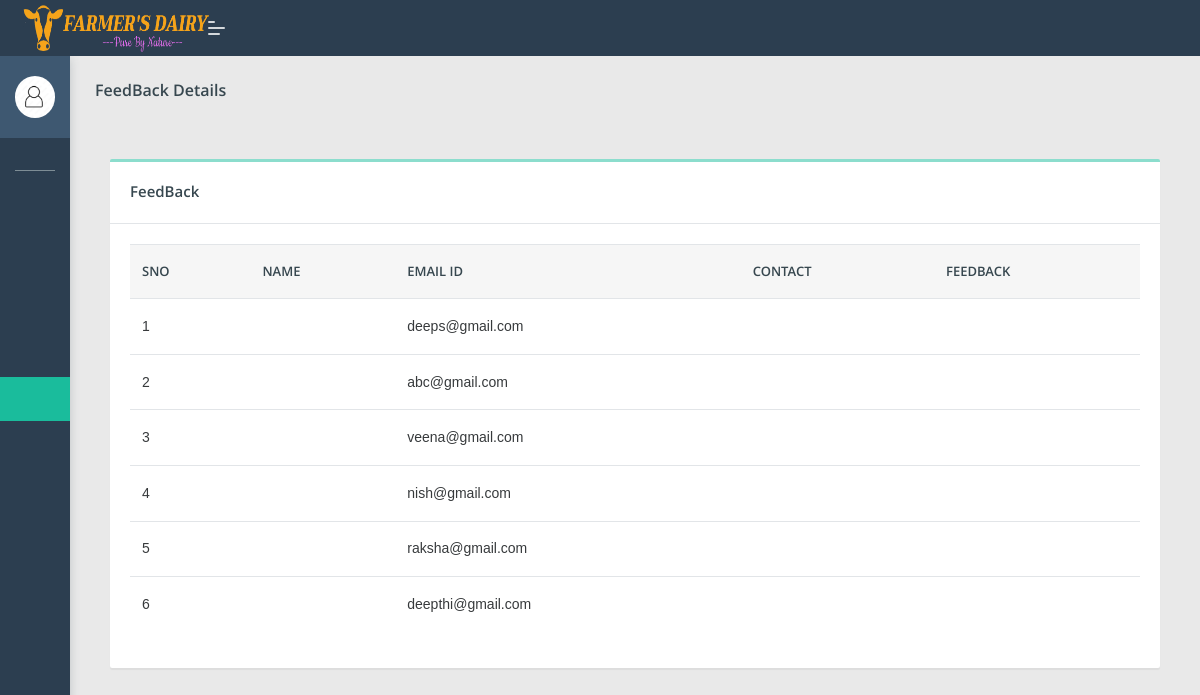
The page /admin/viewfeed.php on the database its author committed.
### tables this page shows
CREATE TABLE `add_staff` (
  `s_id` int(100) NOT NULL,
  `fname` varchar(100) NOT NULL,
  `lname` varchar(100) NOT NULL,
  `staffno` varchar(100) NOT NULL,
  `email` varchar(100) NOT NULL,
  `password` varchar(100) NOT NULL,
  `phno` bigint(100) NOT NULL,
  `address` varchar(100) NOT NULL,
  `city` varchar(100) NOT NULL,
  `state` varchar(100) NOT NULL,
  `pin_code` varchar(100) NOT NULL,
  `acc_no` varchar(100) NOT NULL,
  `ifsc_code` varchar(100) NOT NULL,
  `bank` varchar(100) NOT NULL,
  `dippoid` varchar(100) NOT NULL
);

### admin/viewfeed.php (the view, shortened to what this page needs)
<!DOCTYPE html>
<html lang="en">
<head>
    <link rel="stylesheet" href="assets/css/style.css">
</head>
<body class="">
	<nav class="pcoded-navbar  ">
		<div class="navbar-wrapper  ">
			<div class="navbar-content scroll-div " >
				<div class="">
					<div class="main-menu-header">
						<img class="img-radius" src="assets/images/user/avatar-2.jpg" alt="User-Profile-Image">
						<div class="user-details">
						</div>
					</div>
				</div>
				<ul class="nav pcoded-inner-navbar ">
					<li class="nav-item pcoded-menu-caption">
					</li>
					<li class="nav-item">
					    <a href="main.php" class="nav-link "><span class="pcoded-micon"><i class="feather icon-home"></i></span><span class="pcoded-mtext">Dashboard</span></a>
					</li>
					<li class="nav-item pcoded-hasmenu">
					    <a href="#!" class="nav-link "><span class="pcoded-micon"><i class="feather icon-align-justify"></i></span><span class="pcoded-mtext">Dippo Details</span></a>
					</li>
					<li class="nav-item">
					    <a href="viewmilk.php" class="nav-link "><span class="pcoded-micon"><i class="feather icon-align-justify"></i></span><span class="pcoded-mtext">Milk Details</span></a>
					</li>
					<li class="nav-item pcoded-hasmenu">
					    <a href="#!" class="nav-link "><span class="pcoded-micon"><i class="feather icon-align-justify"></i></span><span class="pcoded-mtext">Manage Dippo</span></a>
					</li>
					<li class="nav-item">
					    <a href="viewfeed.php" class="nav-link "><span class="pcoded-micon"><i class="feather icon-align-justify"></i></span><span class="pcoded-mtext">View Feedback</span></a>
					</li>
				</ul>
			</div>
		</div>
	</nav>
	<header class="navbar pcoded-header navbar-expand-lg navbar-light header-dark">
				<div class="m-header">
					<a class="mobile-menu" id="mobile-collapse" href="#!"><span></span></a>
					<a href="#!" class="b-brand">
						<img src="assets/images/67.png" width="190px" height="50px" class="logo">
					</a>
				</div>
				<div class="collapse navbar-collapse">
					<ul class="navbar-nav mr-auto">
						<li class="nav-item">
							<a href="#!" class="pop-search"><i class="feather icon-search"></i></a>
						</li>
					</ul>
					<ul class="navbar-nav ml-auto">
						<li>
							<div class="dropdown drp-user">
								<a href="#" class="dropdown-toggle" data-toggle="dropdown">
									<i class="feather icon-user"></i>
								</a>
							</div>
						</li>
					</ul>
				</div>
	</header>
<section class="pcoded-main-container">
    <div class="pcoded-content">
        <div class="page-header">
            <div class="page-block">
                <div class="row align-items-center">
                    <div class="col-md-12">
                        <div class="page-header-title">
                            <h5 class="m-b-10">FeedBack Details</h5>
                        </div>
                        <ul class="breadcrumb">
                            <li class="breadcrumb-item"><a href="index.html"><i class="feather icon-home"></i></a></li>
                        </ul>
                    </div>
                </div>
            </div>
        </div>
            <div class="col-md-12">
                <div class="card">
                    <div class="card-header">
                        <h5>FeedBack</h5>
                    </div>
                    <div class="card-body table-border-style">
                        <div class="table-responsive">
                            <table class="table table-hover">
                                <thead>
                                    <tr>
                                        <th>SNo</th>
                                        <th>Name</th>
                                        <th>Email Id</th>
                                        <th>Contact</th>
										<th>Feedback</th>
                                    </tr>
                                </thead>
                                <tbody>
								<?php
								include 'config.php';
								$sql1="select * from add_staff";
								$result1=mysqli_query($con,$sql1);
								$num1=mysqli_num_rows($result1);
								$sI=0;
								if($num1>0)
								{
									while($row1=mysqli_fetch_array($result1))
									{
										$sI+=1;
										$name=$row1['name'];
									    $email=$row1['email'];
										$contact=$row1['contact'];
										$feedback=$row1['feedback'];
								?>
                                     <tr>
									<td><?php echo $sI; ?></td>
									<td><?php echo $name; ?></td>
									<td><?php echo $email; ?></td>
									<td><?php echo $contact; ?></td>
									<td><?php echo $feedback; ?></td>
									</tr>
									   <?php
									}
								}
								?>
                                </tbody>
                            </table>
                        </div>
                    </div>
                </div>
            </div>
        </div>
</section>
</body>
</html>

### rows shown on the page
add_staff: email "deeps@gmail.com"
add_staff: email "abc@gmail.com"
add_staff: email "veena@gmail.com"
add_staff: email "nish@gmail.com"
add_staff: email "raksha@gmail.com"
add_staff: email "deepthi@gmail.com"
